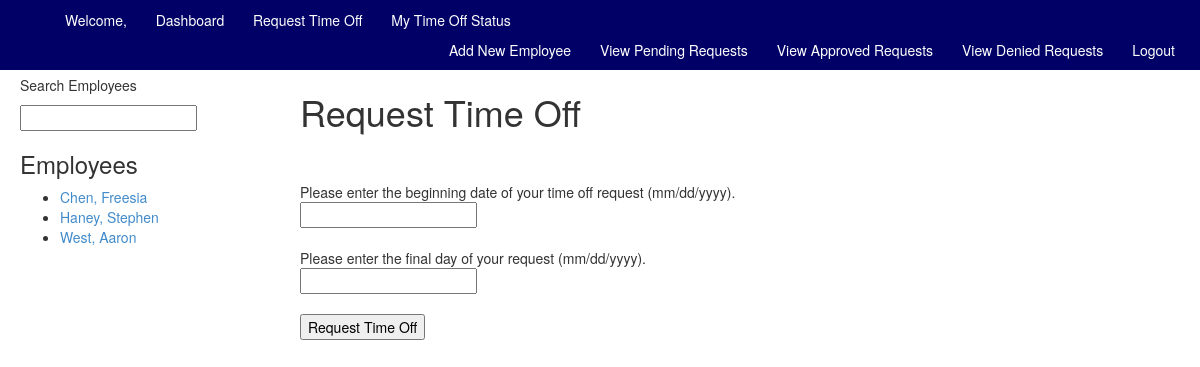
Page /hris/submit/ (signed in) on the earlier database version.
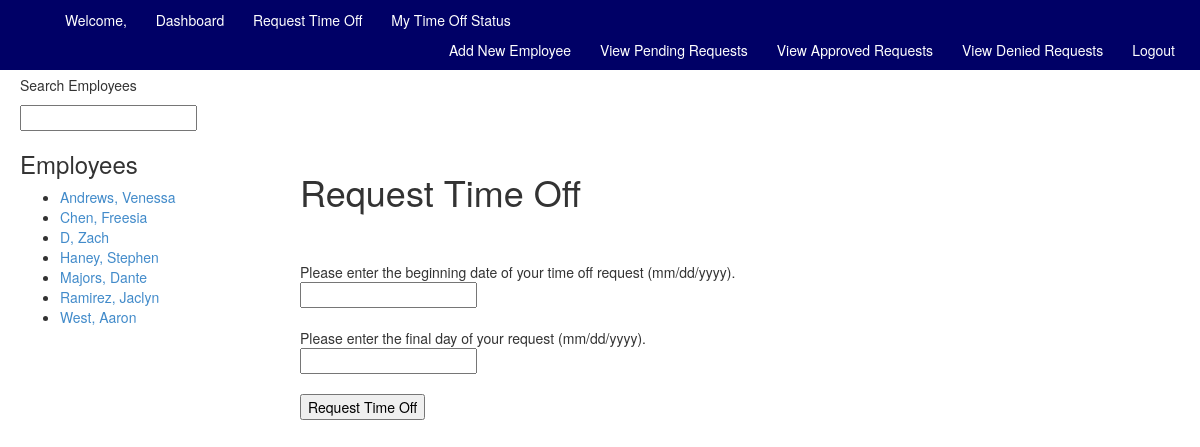
Same page on the later database version.
### hris_system/models.py (models this page shows, shortened)
class Employee(models.Model):
	user = models.OneToOneField(User)
	last_name = models.CharField(max_length=25)
	first_name = models.CharField(max_length=25)
	hire_date = models.DateField(auto_now=False, auto_now_add=False)
	phone_number = models.CharField(max_length=15, blank=True)
	address = models.CharField(max_length=25, blank=True)
	city = models.CharField(max_length=25, blank=True)
	state = models.CharField(max_length=2, blank=True)
	zipcode = models.IntegerField(blank=True)
	DEPT_CHOICES = (
			('New Hire', 'New Hire'),
			('Human Resources', 'Human Resources'),
			('Shift Manager', 'Shift Manager'),
			('Staff', 'Staff'),
			('IT', 'IT Staff'),
		)
	department = models.CharField(max_length=25, choices=DEPT_CHOICES, default="New Hire")
	position = models.CharField(max_length=25, default='New Hire')
	STATUS_CHOICES = (
		('Active', 'Active'),
		('Terminated', 'Terminated'),
		('Paid Time Off', 'Paid Time Off'),
		('Personal Time Off', 'Personal Time Off'),
		('Leave of Absense', 'Leave of Absense' ),
	)
	status = models.CharField(max_length=25, choices=STATUS_CHOICES, default="Active")

### hris_system/views.py (the view)
@login_required
def submit_timeoff(request):
	context = RequestContext(request)
	context_dict = {}
	hr_user = request.user.groups.filter(name="Human Resources").exists()
	mgr_user = request.user.groups.filter(name="Shift Manager").exists()
	employee_list = get_employee_list()
	if request.method == 'POST':
		form = TimeOffRequestForm(request.POST)
		if form.is_valid():
			time_off_request = form.save(commit=False)
			user = User.objects.get(username=request.user)
			employee = Employee.objects.get(user=user)
			time_off_request.employee = employee
			time_off_request.save()
			return index(request)
		else:
			print form.errors
	else:
		form = TimeOffRequestForm()
	context_dict['form'] = form
	context_dict['hr_user'] = hr_user
	context_dict['mgr_user'] = mgr_user
	context_dict['employee_list'] = employee_list
	return render_to_response('hris_system/submit.html', context_dict, context)

### hris_system/forms.py
class TimeOffRequestForm(forms.ModelForm):
	date_start = forms.DateField(help_text="Please enter the beginning date of your time off request (mm/dd/yyyy).")
	date_end = forms.DateField(help_text="Please enter the final day of your request (mm/dd/yyyy).")
	status = forms.CharField(widget=forms.HiddenInput(), max_length=25, initial="PENDING")
	class Meta:
		model = TimeOffRequest
		fields = ('date_start', 'date_end', 'status')

### hris_system/views.py (called while the page is built)
def get_employee_list(max_results=0, starts_with=''):
	employee_list = []
	if starts_with:
		employee_list = Employee.objects.filter(last_name__startswith=starts_with)
	else:
		employee_list = Employee.objects.all().order_by("last_name")
	if max_results > 0:
		if len(employee_list) >	max_results:
			employee_list = employee_list[:max_results]
	return employee_list

### templates/hris_system/submit.html (shortened to what this page needs)
{% extends 'hris_system/base.html' %}
{% block body_block %}
{% load static %}
<div>
	<h1>Request Time Off</h1>
	<br/>
	<form method="post" action="/hris/submit/">
		{% for field in form.visible_fields %}
			{{ field.errors }} <br/>
			{{ field.help_text }} <br/>
			{{ field }} <br/>
		{% endfor %}
		<br/>
		<input type="submit" name="submit" value="Request Time Off" />
	</form>
{% endblock %}

### templates/hris_system/employee_list.html
{% if employee_list %}
	<h3>Employees</h3>
	<ul>
		{% for employee in employee_list %}
		<li><a href="/hris/employee/{{ employee.id }}">{{ employee.last_name }}, {{ employee.first_name }}</a></li>
		{% endfor %}
{% else %}
	<h3>No employees by this name</h3>
{% endif %}

Differences in the rows shown:
added Employee: last_name "Andrews", first_name "Venessa"
added Employee: last_name "D", first_name "Zach"
added Employee: last_name "Majors", first_name "Dante"
added Employee: last_name "Ramirez", first_name "Jaclyn"
